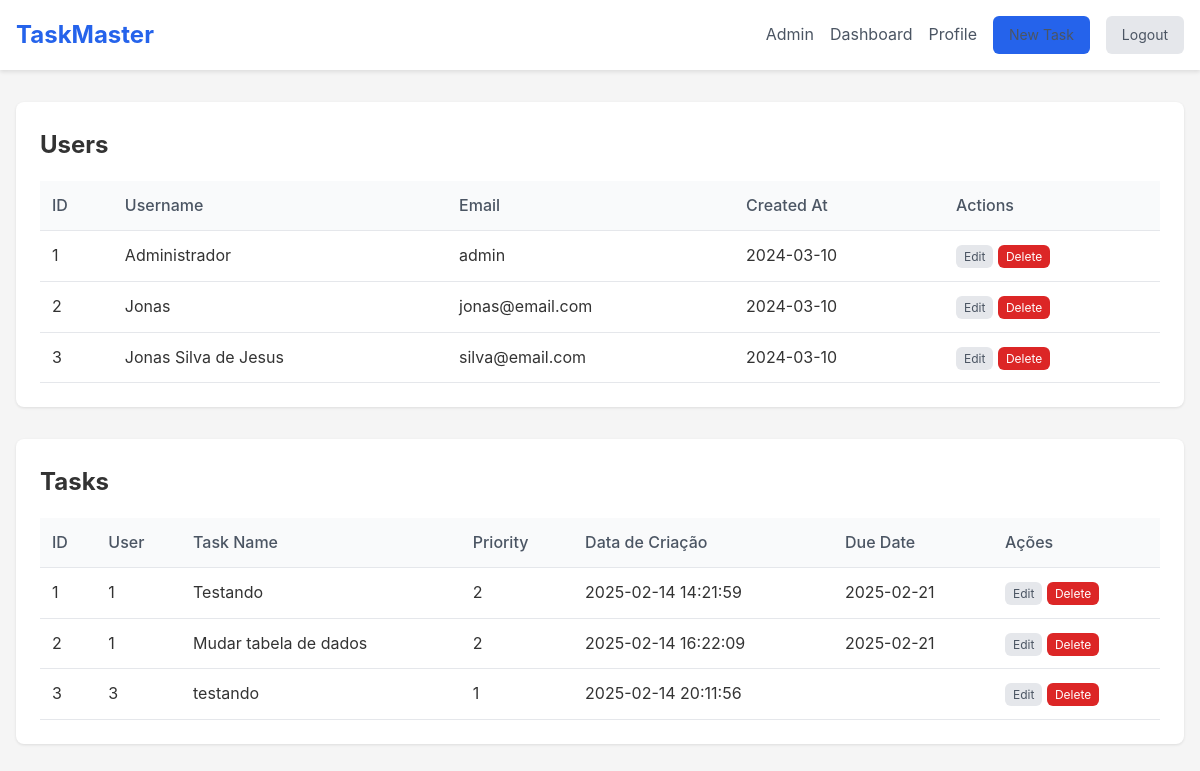
Page /admin (signed in) on the earlier database version.
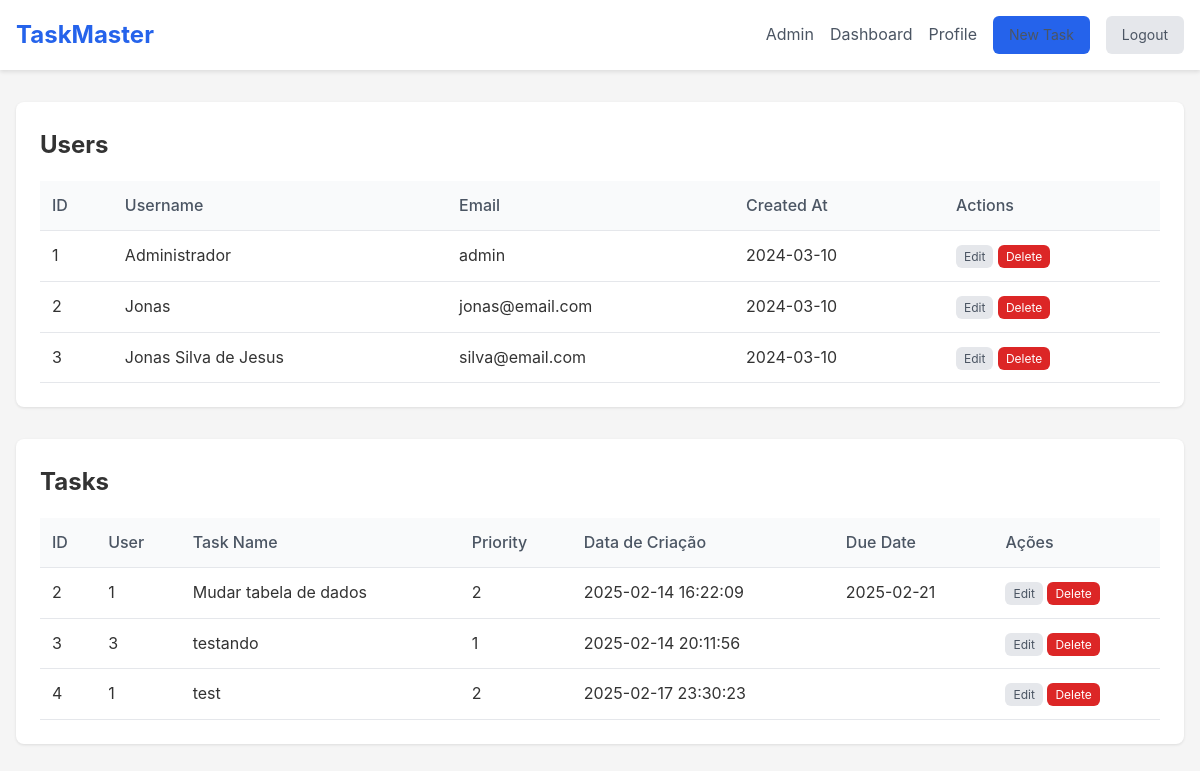
Same page on the later database version.
### tables this page shows
CREATE TABLE users (
        id INTEGER PRIMARY KEY,
        name VARCHAR(100) NOT NULL,
        email VARCHAR(100) NOT NULL UNIQUE,
        password VARCHAR(255) NOT NULL,
        role TEXT CHECK(role IN ('admin', 'user')) DEFAULT 'user'
    );

CREATE TABLE tasks (
        id INTEGER PRIMARY KEY,
        user_id INTEGER NOT NULL,
        name TEXT NOT NULL,
        description TEXT NOT NULL,
        created_at TEXT DEFAULT CURRENT_TIMESTAMP NOT NULL,
        due_date DATE,
        priority INTEGER CHECK(priority BETWEEN 1 AND 3),
        category TEXT CHECK(category IN ('Trabalho', 'Pessoal', 'Estudo', 'Lazer', 'Casa', 'Saude')),
        completed INTEGER DEFAULT 0,
        FOREIGN KEY (user_id) REFERENCES users(id)
    );

### src/Controller/TaskController.php (called while the page is built, shortened)
<?php
class TaskController
{
    private TaskRepository $taskRepository;
    private UserRepository $userRepository;
    public function __construct(TaskRepository $taskRepository, UserRepository $userRepository)
    {
        $this->taskRepository = $taskRepository;
        $this->userRepository = $userRepository;
    }
    public function adminPage(): void
    {
        $users = $this->userRepository->all();
        $tasks = $this->taskRepository->all();
        require_once __DIR__ . "/../../view/admin.php";
    }
}

### src/Repository/UserRepository.php (called while the page is built, shortened)
<?php
class UserRepository
{
    private PDO $pdo;
    public function __construct(PDO $pdo)
    {
        $this->pdo = $pdo;
    }
    public function all(): array
    {
        $stmt = $this->pdo->query(
            'SELECT * FROM users'
        );
        $users = $stmt->fetchAll(PDO::FETCH_ASSOC);
        return array_map($this->hydrateUser(...), $users);
    }
    private function hydrateUser(array $data): User
    {
        $user = new User($data['name'], $data['email'],  $data['role']);
        $user->setId($data['id']);
        $user->setPassword($data['password']);
        return $user;
    }
}

### src/Entity/User.php (called while the page is built, shortened)
<?php
class User
{
    private int $id;
    public function __construct(string $name, string $email, ?string $role = null)
    {
        $this->name = $name;
        $this->email = $email;
    }
    public function setId(int $id): void
    {
        $this->id = $id;
    }
    public function getId(): int
    {
        return $this->id;
    }
}

### src/Repository/TaskRepository.php (called while the page is built, shortened)
<?php
class TaskRepository
{
    private PDO $pdo;
    public function __construct(PDO $pdo)
    {
        $this->pdo = $pdo;
    }
    public function all(int|null $id = null): array
    {
        $idUser = $id !== null ? 'WHERE user_id = :id' : '';
        $stmt = $this->pdo->query(
            "SELECT * FROM tasks $idUser;"
        );
        $tasks = $stmt->fetchAll(PDO::FETCH_ASSOC);
        return array_map($this->hydrate(...),$tasks);
    }
    private function hydrate(array $data): Task
    {
        $task = new Task($data['name'], $data['description'], $data['priority'], $data['category']);
        $task->setId($data['id']);
        $task->setUserId($data['user_id']);
        $task->setCreated_at($data['created_at']);
        $task->setDueDate($data['due_date']);
        return $task;
    }
}

### src/Entity/Task.php (called while the page is built, shortened)
<?php
class Task
{
    private int $id;
    public function __construct(string $name, string $description, int $priority, string $category)
    {
        $this->name = $name;
        $this->priority = $priority;
    }
    public function setId(int $id): void
    {
        $this->id = $id;
    }
    public function getId(): int
    {
        return $this->id;
    }
    public function setUserId(int $userId): void
    {
        $this->user_id = $userId;
    }
    public function setCreated_at(string $date): void
    {
        $this->created_at = $date;
    }
    public function setDueDate(string $due_date): void
    {
        $this->due_date = $due_date;
    }
}

### view/admin.php (the view)
    <?php require_once 'Includes/header.php'; ?>
    <main class="admin-dashboard">
        <section class="admin-section">
            <h2>Users</h2>
            <table class="admin-table">
                <thead>
                    <tr>
                        <th>ID</th>
                        <th>Username</th>
                        <th>Email</th>
                        <th>Created At</th>
                        <th>Actions</th>
                    </tr>
                </thead>
                <?php foreach($users as $user): ?>
                <tbody>
                    <tr>
                        <td><?= $user->getId(); ?></td>
                        <td><?= $user->name; ?></td>
                        <td><?= $user->email; ?></td>
                        <td>2024-03-10</td>
                        <td>
                            <a class="btn-secondary btn-small" href="/profile?id=<?= $user->getId() ?>">Edit</a>
                            <a href="/delete-user?id=<?= $user->getId(); ?>" class="btn-danger btn-small">Delete</a>
                        </td>
                    </tr>
                </tbody>
                <?php endforeach; ?>
            </table>
        </section>
        <section class="admin-section">
            <h2>Tasks</h2>
            <table class="admin-table">
                <thead>
                    <tr>
                        <th>ID</th>
                        <th>User</th>
                        <th>Task Name</th>
                        <th>Priority</th>
                        <th>Data de Criação</th>
                        <th>Due Date</th>
                        <th>Ações</th>
                    </tr>
                </thead>
                <tbody>
                    <?php foreach ($tasks as $task): ?>
                    <tr>
                        <td><?= $task->getId(); ?></td>
                        <td><?= $task->user_id; ?></td>
                        <td><?= $task->name; ?></td>
                        <td><span class="priority-low"><?= $task->priority; ?></span></td>
                        <td><?= $task->created_at; ?></td>
                        <td><?= $task->due_date; ?></td>
                        <td>
                            <a class="btn-secondary btn-small" href="/edit-task?id=<?= $task->getId() ?>">Edit</a>
                            <a href="/delete-task?id=<?= $task->getId(); ?>" class="btn-danger btn-small">Delete</a>
                        </td>
                    </tr>
                    <?php endforeach; ?>
                </tbody>
            </table>
        </section>
    </main>
</body>
</html>

Differences in the rows shown:
removed tasks: id "1", user "1", name "Testando", priority "2", created_at "2025-02-14 14:21:59", due_date "2025-02-21"
added tasks: id "4", user "1", name "test", priority "2", created_at "2025-02-17 23:30:23"
